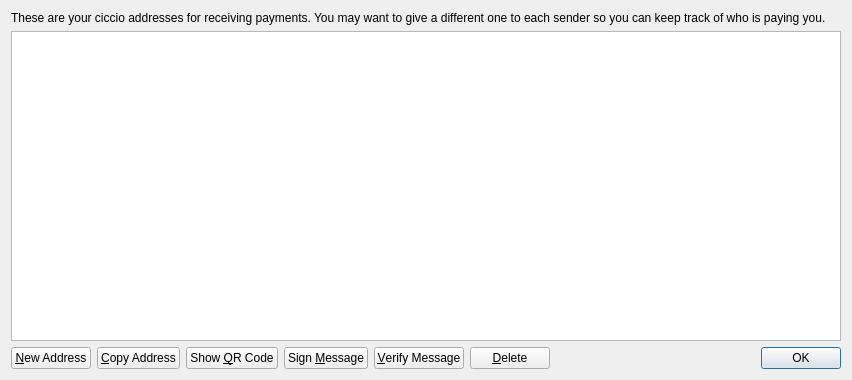
<?xml version="1.0" encoding="UTF-8"?>
<ui version="4.0">
 <class>AddressBookPage</class>
 <widget class="QWidget" name="AddressBookPage">
  <property name="geometry">
   <rect>
    <x>0</x>
    <y>0</y>
    <width>852</width>
    <height>380</height>
   </rect>
  </property>
  <property name="windowTitle">
   <string>Address Book</string>
  </property>
  <layout class="QVBoxLayout" name="verticalLayout">
   <item>
    <widget class="QLabel" name="labelExplanation">
     <property name="text">
      <string>These are your ciccio addresses for receiving payments. You may want to give a different one to each sender so you can keep track of who is paying you.</string>
     </property>
     <property name="textFormat">
      <enum>Qt::PlainText</enum>
     </property>
     <property name="wordWrap">
      <bool>true</bool>
     </property>
    </widget>
   </item>
   <item>
    <widget class="QTableView" name="tableView">
     <property name="contextMenuPolicy">
      <enum>Qt::CustomContextMenu</enum>
     </property>
     <property name="toolTip">
      <string>Double-click to edit address or label</string>
     </property>
     <property name="tabKeyNavigation">
      <bool>false</bool>
     </property>
     <property name="alternatingRowColors">
      <bool>true</bool>
     </property>
     <property name="selectionMode">
      <enum>QAbstractItemView::SingleSelection</enum>
     </property>
     <property name="selectionBehavior">
      <enum>QAbstractItemView::SelectRows</enum>
     </property>
     <property name="sortingEnabled">
      <bool>true</bool>
     </property>
     <attribute name="verticalHeaderVisible">
      <bool>false</bool>
     </attribute>
    </widget>
   </item>
   <item>
    <layout class="QHBoxLayout" name="horizontalLayout">
     <item>
      <widget class="QPushButton" name="newAddressButton">
       <property name="toolTip">
        <string>Create a new address</string>
       </property>
       <property name="text">
        <string>&amp;New Address</string>
       </property>
       <property name="icon">
        <iconset resource="../bitcoin.qrc">
         <normaloff>:/icons/add</normaloff>:/icons/add</iconset>
       </property>
      </widget>
     </item>
     <item>
      <widget class="QPushButton" name="copyToClipboard">
       <property name="toolTip">
        <string>Copy the currently selected address to the system clipboard</string>
       </property>
       <property name="text">
        <string>&amp;Copy Address</string>
       </property>
       <property name="icon">
        <iconset resource="../bitcoin.qrc">
         <normaloff>:/icons/editcopy</normaloff>:/icons/editcopy</iconset>
       </property>
      </widget>
     </item>
     <item>
      <widget class="QPushButton" name="showQRCode">
       <property name="text">
        <string>Show &amp;QR Code</string>
       </property>
       <property name="icon">
        <iconset resource="../bitcoin.qrc">
         <normaloff>:/icons/qrcode</normaloff>:/icons/qrcode</iconset>
       </property>
      </widget>
     </item>
     <item>
      <widget class="QPushButton" name="signMessage">
       <property name="toolTip">
        <string>Sign a message to prove you own a ciccio address</string>
       </property>
       <property name="text">
        <string>Sign &amp;Message</string>
       </property>
       <property name="icon">
        <iconset resource="../bitcoin.qrc">
         <normaloff>:/icons/edit</normaloff>:/icons/edit</iconset>
       </property>
      </widget>
     </item>
     <item>
      <widget class="QPushButton" name="verifyMessage">
       <property name="toolTip">
        <string>Verify a message to ensure it was signed with a specified ciccio address</string>
       </property>
       <property name="text">
        <string>&amp;Verify Message</string>
       </property>
       <property name="icon">
        <iconset resource="../bitcoin.qrc">
         <normaloff>:/icons/transaction_0</normaloff>:/icons/transaction_0</iconset>
       </property>
      </widget>
     </item>
     <item>
      <widget class="QPushButton" name="deleteButton">
       <property name="toolTip">
        <string>Delete the currently selected address from the list</string>
       </property>
       <property name="text">
        <string>&amp;Delete</string>
       </property>
       <property name="icon">
        <iconset resource="../bitcoin.qrc">
         <normaloff>:/icons/remove</normaloff>:/icons/remove</iconset>
       </property>
      </widget>
     </item>
     <item>
      <spacer name="horizontalSpacer">
       <property name="orientation">
        <enum>Qt::Horizontal</enum>
       </property>
       <property name="sizeHint" stdset="0">
        <size>
         <width>40</width>
         <height>20</height>
        </size>
       </property>
      </spacer>
     </item>
     <item>
      <widget class="QDialogButtonBox" name="buttonBox">
       <property name="sizePolicy">
        <sizepolicy hsizetype="Maximum" vsizetype="Fixed">
         <horstretch>0</horstretch>
         <verstretch>0</verstretch>
        </sizepolicy>
       </property>
       <property name="standardButtons">
        <set>QDialogButtonBox::Ok</set>
       </property>
      </widget>
     </item>
    </layout>
   </item>
  </layout>
 </widget>
 <resources>
  <include location="../bitcoin.qrc"/>
 </resources>
 <connections/>
</ui>
